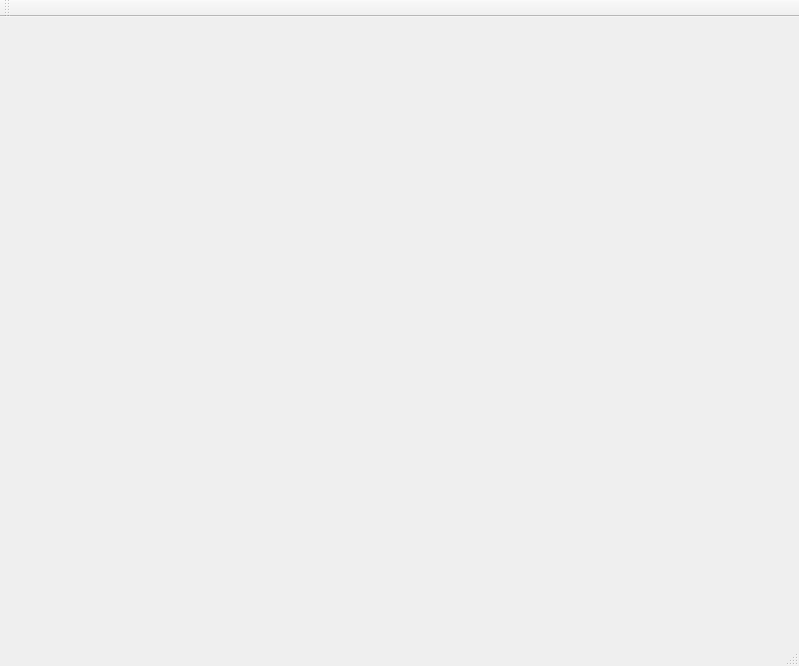
<?xml version="1.0" encoding="UTF-8"?>
<ui version="4.0">
 <class>MainWindow</class>
 <widget class="QMainWindow" name="MainWindow">
  <property name="geometry">
   <rect>
    <x>0</x>
    <y>0</y>
    <width>799</width>
    <height>666</height>
   </rect>
  </property>
  <property name="windowTitle">
   <string>MainWindow</string>
  </property>
  <widget class="QWidget" name="centralWidget">
   <widget class="QWidget" name="widget" native="true">
    <property name="geometry">
     <rect>
      <x>10</x>
      <y>10</y>
      <width>1111</width>
      <height>901</height>
     </rect>
    </property>
    <widget class="QLabel" name="label">
     <property name="enabled">
      <bool>true</bool>
     </property>
     <property name="geometry">
      <rect>
       <x>240</x>
       <y>220</y>
       <width>291</width>
       <height>91</height>
      </rect>
     </property>
     <property name="text">
      <string/>
     </property>
    </widget>
   </widget>
  </widget>
  <widget class="QMenuBar" name="menuBar">
   <property name="geometry">
    <rect>
     <x>0</x>
     <y>0</y>
     <width>799</width>
     <height>24</height>
    </rect>
   </property>
  </widget>
  <widget class="QStatusBar" name="statusBar"/>
  <widget class="QToolBar" name="mainToolBar">
   <attribute name="toolBarArea">
    <enum>TopToolBarArea</enum>
   </attribute>
   <attribute name="toolBarBreak">
    <bool>false</bool>
   </attribute>
  </widget>
 </widget>
 <layoutdefault spacing="6" margin="11"/>
 <resources/>
 <connections/>
</ui>
